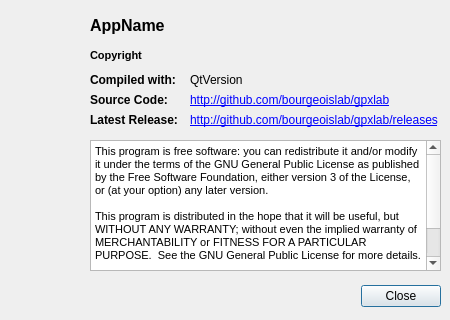
<?xml version="1.0" encoding="UTF-8"?>
<ui version="4.0">
 <class>Dialog_about</class>
 <widget class="QDialog" name="Dialog_about">
  <property name="geometry">
   <rect>
    <x>0</x>
    <y>0</y>
    <width>450</width>
    <height>320</height>
   </rect>
  </property>
  <property name="minimumSize">
   <size>
    <width>450</width>
    <height>320</height>
   </size>
  </property>
  <property name="maximumSize">
   <size>
    <width>450</width>
    <height>320</height>
   </size>
  </property>
  <property name="windowTitle">
   <string>About</string>
  </property>
  <property name="windowIcon">
   <iconset>
    <normaloff>:/images/gpxlab64.png</normaloff>:/images/gpxlab64.png</iconset>
  </property>
  <widget class="QDialogButtonBox" name="buttonBox">
   <property name="geometry">
    <rect>
     <x>10</x>
     <y>280</y>
     <width>431</width>
     <height>32</height>
    </rect>
   </property>
   <property name="orientation">
    <enum>Qt::Horizontal</enum>
   </property>
   <property name="standardButtons">
    <set>QDialogButtonBox::Close</set>
   </property>
   <property name="centerButtons">
    <bool>false</bool>
   </property>
  </widget>
  <widget class="QLabel" name="label">
   <property name="geometry">
    <rect>
     <x>10</x>
     <y>20</y>
     <width>48</width>
     <height>48</height>
    </rect>
   </property>
   <property name="minimumSize">
    <size>
     <width>48</width>
     <height>48</height>
    </size>
   </property>
   <property name="maximumSize">
    <size>
     <width>48</width>
     <height>48</height>
    </size>
   </property>
   <property name="text">
    <string>&lt;html&gt;&lt;head/&gt;&lt;body&gt;&lt;p&gt;&lt;img src=&quot;:/images/gpxlab.png&quot;/&gt;&lt;/p&gt;&lt;/body&gt;&lt;/html&gt;</string>
   </property>
  </widget>
  <widget class="QLabel" name="labelMain">
   <property name="geometry">
    <rect>
     <x>90</x>
     <y>10</y>
     <width>300</width>
     <height>30</height>
    </rect>
   </property>
   <property name="font">
    <font>
     <pointsize>12</pointsize>
     <weight>75</weight>
     <bold>true</bold>
    </font>
   </property>
   <property name="text">
    <string notr="true">AppName</string>
   </property>
  </widget>
  <widget class="QTextBrowser" name="textBrowser">
   <property name="geometry">
    <rect>
     <x>90</x>
     <y>140</y>
     <width>351</width>
     <height>131</height>
    </rect>
   </property>
   <property name="html">
    <string notr="true">&lt;!DOCTYPE HTML PUBLIC &quot;-//W3C//DTD HTML 4.0//EN&quot; &quot;http://www.w3.org/TR/REC-html40/strict.dtd&quot;&gt;
&lt;html&gt;&lt;head&gt;&lt;meta name=&quot;qrichtext&quot; content=&quot;1&quot; /&gt;&lt;style type=&quot;text/css&quot;&gt;
p, li { white-space: pre-wrap; }
&lt;/style&gt;&lt;/head&gt;&lt;body style=&quot; font-family:'MS Shell Dlg 2'; font-size:8.25pt; font-weight:400; font-style:normal;&quot;&gt;
&lt;p style=&quot; margin-top:0px; margin-bottom:0px; margin-left:0px; margin-right:0px; -qt-block-indent:0; text-indent:0px;&quot;&gt;&lt;span style=&quot; font-size:8pt;&quot;&gt;This program is free software: you can redistribute it and/or modify it under the terms of the GNU General Public License as published by the Free Software Foundation, either version 3 of the License, or (at your option) any later version.&lt;/span&gt;&lt;/p&gt;
&lt;p style=&quot;-qt-paragraph-type:empty; margin-top:0px; margin-bottom:0px; margin-left:0px; margin-right:0px; -qt-block-indent:0; text-indent:0px; font-size:8pt;&quot;&gt;&lt;br /&gt;&lt;/p&gt;
&lt;p style=&quot; margin-top:0px; margin-bottom:0px; margin-left:0px; margin-right:0px; -qt-block-indent:0; text-indent:0px;&quot;&gt;&lt;span style=&quot; font-size:8pt;&quot;&gt;This program is distributed in the hope that it will be useful, but WITHOUT ANY WARRANTY; without even the implied warranty of MERCHANTABILITY or FITNESS FOR A PARTICULAR PURPOSE.  See the GNU General Public License for more details.&lt;/span&gt;&lt;/p&gt;
&lt;p style=&quot;-qt-paragraph-type:empty; margin-top:0px; margin-bottom:0px; margin-left:0px; margin-right:0px; -qt-block-indent:0; text-indent:0px; font-size:8pt;&quot;&gt;&lt;br /&gt;&lt;/p&gt;
&lt;p style=&quot; margin-top:0px; margin-bottom:0px; margin-left:0px; margin-right:0px; -qt-block-indent:0; text-indent:0px;&quot;&gt;&lt;span style=&quot; font-size:8pt;&quot;&gt;You should have received a copy of the GNU General Public License along with this program.  If not, see http://www.gnu.org/licenses.&lt;/span&gt;&lt;/p&gt;&lt;/body&gt;&lt;/html&gt;</string>
   </property>
  </widget>
  <widget class="QLabel" name="labelCopyright">
   <property name="geometry">
    <rect>
     <x>90</x>
     <y>45</y>
     <width>300</width>
     <height>20</height>
    </rect>
   </property>
   <property name="font">
    <font>
     <pointsize>8</pointsize>
     <weight>75</weight>
     <bold>true</bold>
    </font>
   </property>
   <property name="text">
    <string notr="true">Copyright</string>
   </property>
  </widget>
  <widget class="QLabel" name="labelLinkSourceCode">
   <property name="geometry">
    <rect>
     <x>190</x>
     <y>90</y>
     <width>251</width>
     <height>20</height>
    </rect>
   </property>
   <property name="text">
    <string>&lt;html&gt;&lt;head/&gt;&lt;body&gt;&lt;p&gt;&lt;a href=&quot;http://github.com/bourgeoislab/gpxlab&quot;&gt;&lt;span style=&quot; text-decoration: underline; color:#0000ff;&quot;&gt;http://github.com/bourgeoislab/gpxlab&lt;/span&gt;&lt;/a&gt;&lt;/p&gt;&lt;/body&gt;&lt;/html&gt;</string>
   </property>
   <property name="openExternalLinks">
    <bool>true</bool>
   </property>
  </widget>
  <widget class="QLabel" name="label_5">
   <property name="geometry">
    <rect>
     <x>90</x>
     <y>90</y>
     <width>100</width>
     <height>20</height>
    </rect>
   </property>
   <property name="font">
    <font>
     <weight>75</weight>
     <bold>true</bold>
    </font>
   </property>
   <property name="text">
    <string>Source Code:</string>
   </property>
  </widget>
  <widget class="QLabel" name="label_6">
   <property name="geometry">
    <rect>
     <x>90</x>
     <y>110</y>
     <width>100</width>
     <height>20</height>
    </rect>
   </property>
   <property name="font">
    <font>
     <weight>75</weight>
     <bold>true</bold>
    </font>
   </property>
   <property name="text">
    <string>Latest Release:</string>
   </property>
  </widget>
  <widget class="QLabel" name="labelLinkRelease">
   <property name="geometry">
    <rect>
     <x>190</x>
     <y>110</y>
     <width>251</width>
     <height>20</height>
    </rect>
   </property>
   <property name="text">
    <string>&lt;html&gt;&lt;head/&gt;&lt;body&gt;&lt;p&gt;&lt;a href=&quot;http://github.com/bourgeoislab/gpxlab/releases&quot;&gt;&lt;span style=&quot; text-decoration: underline; color:#0000ff;&quot;&gt;http://github.com/bourgeoislab/gpxlab/releases&lt;/span&gt;&lt;/a&gt;&lt;/p&gt;&lt;/body&gt;&lt;/html&gt;</string>
   </property>
   <property name="openExternalLinks">
    <bool>true</bool>
   </property>
  </widget>
  <widget class="QLabel" name="label_7">
   <property name="geometry">
    <rect>
     <x>90</x>
     <y>70</y>
     <width>100</width>
     <height>20</height>
    </rect>
   </property>
   <property name="font">
    <font>
     <weight>75</weight>
     <bold>true</bold>
    </font>
   </property>
   <property name="text">
    <string>Compiled with:</string>
   </property>
  </widget>
  <widget class="QLabel" name="labelQtVersion">
   <property name="geometry">
    <rect>
     <x>190</x>
     <y>70</y>
     <width>100</width>
     <height>20</height>
    </rect>
   </property>
   <property name="text">
    <string notr="true">QtVersion</string>
   </property>
  </widget>
 </widget>
 <resources/>
 <connections>
  <connection>
   <sender>buttonBox</sender>
   <signal>accepted()</signal>
   <receiver>Dialog_about</receiver>
   <slot>accept()</slot>
   <hints>
    <hint type="sourcelabel">
     <x>248</x>
     <y>254</y>
    </hint>
    <hint type="destinationlabel">
     <x>157</x>
     <y>274</y>
    </hint>
   </hints>
  </connection>
  <connection>
   <sender>buttonBox</sender>
   <signal>rejected()</signal>
   <receiver>Dialog_about</receiver>
   <slot>reject()</slot>
   <hints>
    <hint type="sourcelabel">
     <x>316</x>
     <y>260</y>
    </hint>
    <hint type="destinationlabel">
     <x>286</x>
     <y>274</y>
    </hint>
   </hints>
  </connection>
 </connections>
</ui>
